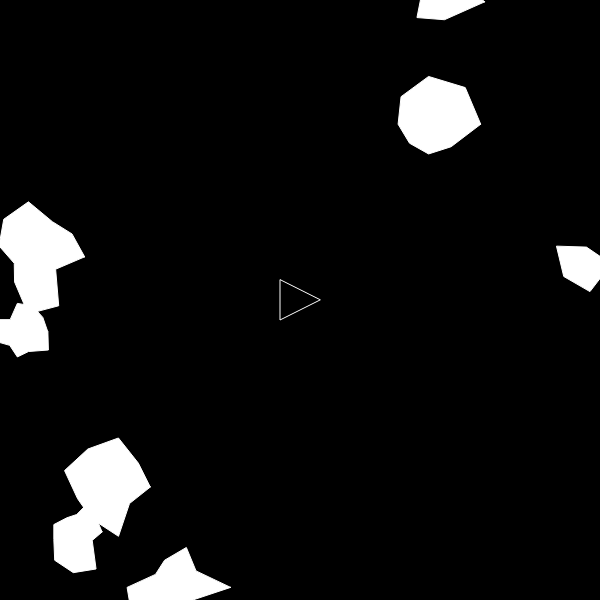
Frame 1 (no input)
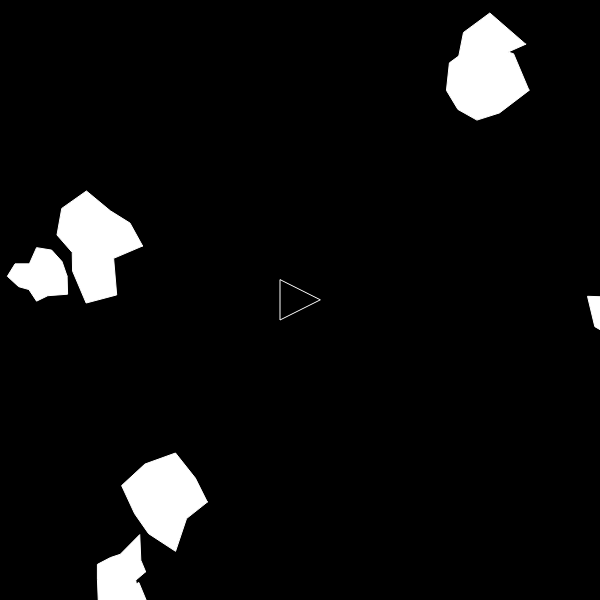
Frame 60 (no input)
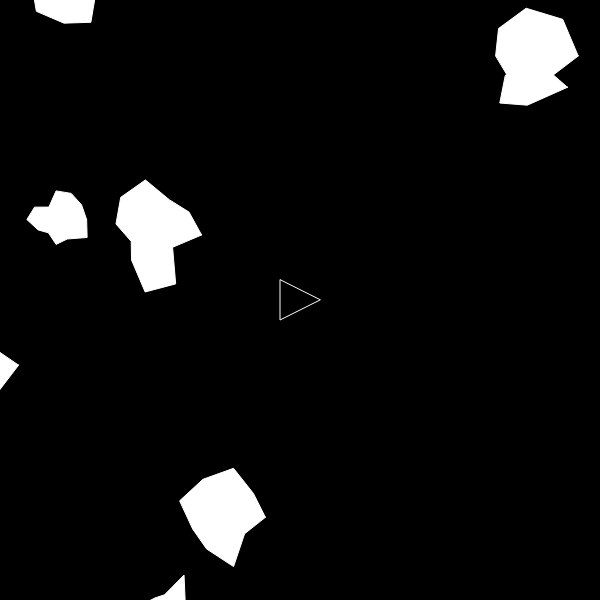
Frame 120 (the mouse pressed at the canvas centre since frame 60)

The p5.js sketch that drew these frames (run headless with seeded random() and noise() and a simulated clock; from frame 60 on, the mouse is pressed at the canvas centre):

// p5.js sketch
// ── sketch.js
// globals
var ship;
var asteroids = [];
var lasers = [];

// constant
const SCREEN_SIZE = 600;
const AST_NUM = 8;
// Setup
function setup() {
  createCanvas(SCREEN_SIZE, SCREEN_SIZE);
  ship = new Ship();
  for(let i = 0; i < AST_NUM; i++){
    asteroids.push(new Asteroids());
  }
}
// Draw
function draw(){
  background(0);
  // show asteroids
  for(let i = 0; i < asteroids.length; i++){
    if(ship.hits(asteroids[i])){
      console.log("HIT!!!")
    }
    asteroids[i].render();
    asteroids[i].update();
    asteroids[i].edges();
  }
  // show lasers
  for(let i = lasers.length - 1; i >= 0; i--){
    lasers[i].render();
    lasers[i].update();
    if(lasers[i].offscreen()){
      lasers.splice(i, 1);
    } else {
      for(let j = asteroids.length - 1; j >= 0; j--){
        if(lasers[i].hits(asteroids[j])){
          if(asteroids[j].r > 10){
            let newAsteroids = asteroids[j].breakup();
            asteroids = asteroids.concat(newAsteroids);
          }
          asteroids.splice(j, 1);
          lasers.splice(i, 1);
          break;
        }
      }
    }
  }
  // show ship
  ship.render();
  ship.turn();
  ship.update();
  ship.edges();
}

// Action
function keyReleased(){
  ship.setRotation(0);
  ship.boosting(false);
}

function keyPressed(){
  if(key == ' '){
    lasers.push(new Laser(ship.pos, ship.heading));
  } else if(keyCode == RIGHT_ARROW){
    ship.setRotation(0.1);
  } else if(keyCode == LEFT_ARROW){
    ship.setRotation(-0.1);
  } else if(keyCode == UP_ARROW){
    ship.boosting(true);
  }
}

// Action
// ── asteroids.js
function Asteroids(pos, r){
  this.pos = pos ? pos.copy() : createVector(random(width), random(height));
  this.r = r ? r * 0.5 : random(25, 45);
  this.vel = p5.Vector.random2D();
  this.total = floor(random(5, 15));
  this.offset = [];
  for(let i = 0; i < this.total; i++){
    this.offset[i] = random(-this.r * 0.5, this.r * 0.5);
  }
  
  this.update = () => {this.pos.add(this.vel);}
  
  this.render = () => {
    push();
    stroke(255);
    fill(255);
    translate(this.pos.x, this.pos.y);
    beginShape();
    for(let i = 0; i < this.total; i++){
      let angle = map(i, 0, this.total, 0, TWO_PI);
      let r = this.r + this.offset[i];
      let x = r * cos(angle);
      let y = r * sin(angle);
      vertex(x, y);
    }
    endShape(CLOSE);
    pop();
  }
  
  this.breakup = () => {
    let newA = [];
    newA[0] = new Asteroids(this.pos, this.r);
    newA[1] = new Asteroids(this.pos, this.r);
    return newA;
  }
  
  this.edges = () => {
    if(this.pos.x > width + this.r){
      this.pos.x = -this.r;
    } else if(this.pos.x < -this.r){
      this.pos.x = width + this.r;
    }
    
    if(this.pos.y > height + this.r){
      this.pos.y = -this.r;
    } else if(this.pos.y < -this.r){
      this.pos.y = height + this.r;
    }
  }
}
// ── laser.js
function Laser(pos, angle){
  this.pos = createVector(pos.x, pos.y);
  this.vel = p5.Vector.fromAngle(angle);
  this.vel.mult(10);
  
  this.update = () => {this.pos.add(this.vel);}
  
  this.render = () => {
    push();
    stroke(255, 0, 0);
    strokeWeight(4);
    point(this.pos.x, this.pos.y);
    pop();
  }
  
  this.hits = (asteroid) => {
    let d = dist(this.pos.x, this.pos.y, asteroid.pos.x, asteroid.pos.y);
    return d < asteroid.r ? true : false;
  }
  
  this.offscreen = () => {
    if(this.pos.x > width || this.pos.x < 0){return true;}
    if(this.pos.y > height || this.pos.y < 0){return true;}
    return false;
  }
}
// ── ship.js
function Ship(){
  this.pos = createVector(width / 2, height / 2);
  this.r = 20;
  this.heading = 0;
  this.rotation = 0;
  this.vel = createVector(0, 0);
  this.isBoosting = false;
  
  this.boosting = (b) => {this.isBoosting = b;}
  
  this.update = () => {
    if(this.isBoosting){ this.boost(); }
    this.pos.add(this.vel);
    this.vel.mult(0.99);
  }
  
  this.boost = () => {
    let force = p5.Vector.fromAngle(this.heading);
    force.mult(0.1);
    this.vel.add(force);
  }
  
  this.hits = (asteroid) => {
    let d = dist(this.pos.x, this.pos.y, asteroid.pos.x, asteroid.pos.y);
    return d < this.r + asteroid.r ? true : false;
  }
  
  this.render = () => {
    push();
    translate(this.pos.x, this.pos.y);
    rotate(this.heading + PI / 2);
    fill(0);
    stroke(255);
    triangle(-this.r, this.r, this.r, this.r, 0, -this.r);
    pop();
  }
  
  this.edges = () => {
    if(this.pos.x > width + this.r){
      this.pos.x = -this.r;
    } else if(this.pos.x < -this.r){
      this.pos.x = width + this.r;
    }
    
    if(this.pos.y > height + this.r){
      this.pos.y = -this.r;
    } else if(this.pos.y < -this.r){
      this.pos.y = height + this.r;
    }
  }
  
  this.setRotation = (a) => {this.rotation = a;}
  this.turn = () => {this.heading += this.rotation;}
}
